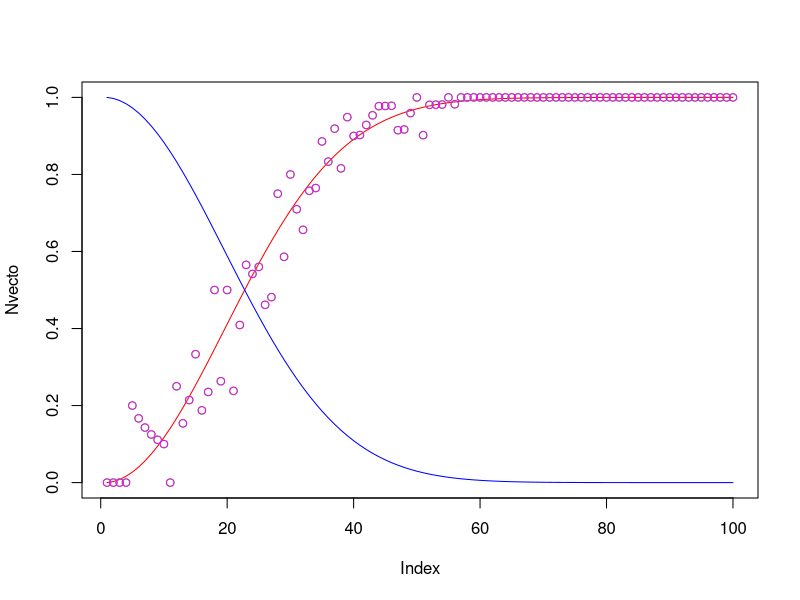

Here is the R script that generated this plot:
#Calcolare il fattoriale di un numero n (funzione factorial(n))
n = 7
n=factorial(n)
#Calcolare il coefficiente binomiale di n su k (funzione choose(n,k))
k = 2
x=choose(n,k)



#In un gruppo di N persone, la probabilità che non ci sia nemmeno una coppia con il
#compleanno lo stesso giorno è:
    #formula mistica 
#Calcolare p(e) per N fissato
N=10
pe=(factorial(N)*choose(365,N))/365^N
#la not p(e)
NN=1-pe
#Cosa succede per N=23?
N=23
pe23=(factorial(N)*choose(365,N))/365^N
NN23=1-pe
#Studiare l’andamento di �(�) e �(�&) al variare di � e generarne il grafico (a linee). Per
#studiare l’andamento delle probabilità al variare di � si consiglia di utilizzare un ciclo “for”:
Nvecto=rep(0,100)
si=rep(0,100)
fr=rep(0,100)
fr2=rep(0,100)
i=0
for (i in 1:length(Nvecto)){
  N=i
  si[i]=((factorial(N)*choose(365,N))/365^N)
  Nvecto[i]=1-si[i] #non accade
  
  conta=0
  conta2=vector()
  for (j in 1:N){
    y=sample(1:365, N, replace=TRUE)
    #print(y)
    if (anyDuplicated(y)>0) {
      conta=conta+1
    }
    conta2[j]=anyDuplicated(y)
  }
  
  fr[i]=conta/N
  fr2[i]=sum(conta2>0)/N
}

plot(Nvecto,type="l", col="red")
lines(si,type="l", col="blue")
lines(fr, type="p", col="green")
lines(fr2, type="p", col="magenta")

####################


